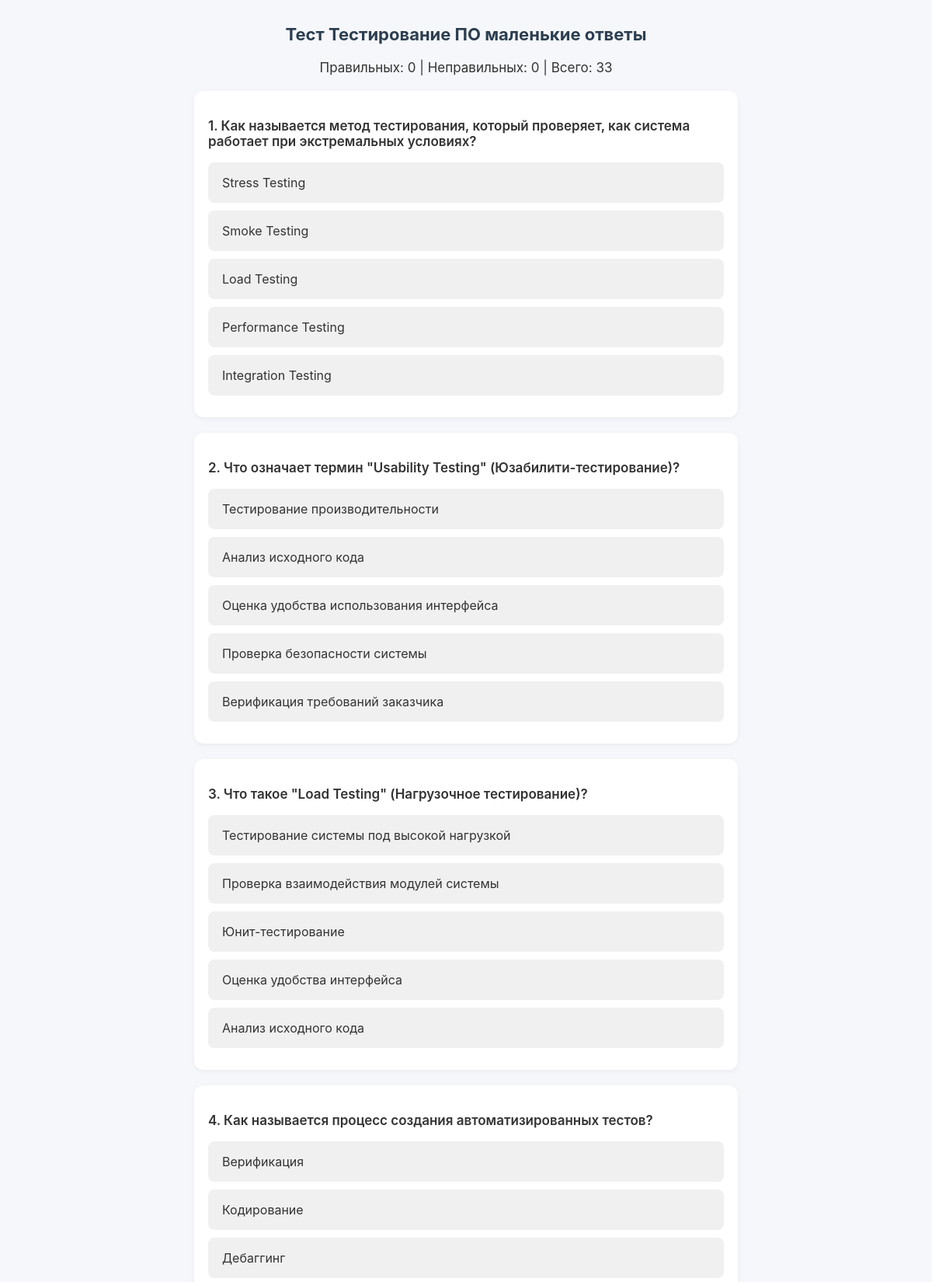
Page /test/9/html (upper part) on the committed database.
### tables this page shows
CREATE TABLE tests (
        id INTEGER PRIMARY KEY AUTOINCREMENT,
        name TEXT NOT NULL,
        created_at TEXT NOT NULL
    );

CREATE TABLE questions (
        id INTEGER PRIMARY KEY AUTOINCREMENT,
        test_id INTEGER,
        text TEXT,
        FOREIGN KEY(test_id) REFERENCES tests(id)
    );

CREATE TABLE variants (
        id INTEGER PRIMARY KEY AUTOINCREMENT,
        question_id INTEGER,
        text TEXT,
        is_correct INTEGER DEFAULT 0,
        FOREIGN KEY(question_id) REFERENCES questions(id)
    );

### app.py (the view)
@app.route("/test/<int:test_id>/html", methods=["GET"])
def take_test_html(test_id):
    conn = sqlite3.connect(app.config["DATABASE"])
    c = conn.cursor()
    c.execute("SELECT name FROM tests WHERE id=?", (test_id,))
    test_name = c.fetchone()[0]
    c.execute("SELECT text, id FROM questions WHERE test_id=?", (test_id,))
    q_raw = c.fetchall()
    questions = []
    for q_text, q_id in q_raw:
        c.execute("SELECT text, is_correct FROM variants WHERE question_id=?", (q_id,))
        variants = [{"text": row[0], "is_correct": bool(row[1])} for row in c.fetchall()]
        random.shuffle(variants)
        questions.append({
            "question_id": q_id,
            "question": q_text,
            "variants": variants
        })
    random.shuffle(questions)
    conn.close()
    return render_template("take_test.html", test_id=test_id, test_name=test_name, questions=questions)

### templates/take_test.html (shortened to what this page needs)
<!doctype html>
<html>
<head>
</head>
<body>
    <h1>Тест {{ test_name }}</h1>
    <div class="stats">
        Правильных: <span id="correct">0</span> |
        Неправильных: <span id="wrong">0</span> |
        Всего: <span id="total">{{ questions|length }}</span>
    </div>
    <div id="quiz">
        {% for q in questions %}
            <div class="question" data-question-id="{{ q.question_id }}">
                <p>{{ loop.index }}. {{ q.question }}</p>
                {% for v in q.variants %}
                    <div class="variant"
                         data-is-correct="{{ '1' if v.is_correct else '0' }}"
                         data-variant-text="{{ v.text }}">
                        {{ v.text }}
                    </div>
                {% endfor %}
            </div>
        {% endfor %}
    </div>
</body>
</html>

### templates/take_test.html (style rules this page uses)
body { font-family: -apple-system, BlinkMacSystemFont, "Segoe UI", Roboto, Arial, sans-serif; background: #f5f7fa; margin: 0; padding: 16px; color: #333; }
h1 { text-align: center; color: #2c3e50; font-size: 22px; margin-bottom: 20px; }
.stats { text-align: center; margin-bottom: 16px; font-size: 17px; }
.question { background: #fff; border-radius: 12px; box-shadow: 0 2px 6px rgba(0,0,0,0.05); margin: 20px auto; padding: 18px; max-width: 700px; width: 100%; box-sizing: border-box; }
.question p { font-weight: 600; font-size: 17px; }
.variant { display: block; padding: 14px 16px; margin: 10px 0; background-color: #f0f0f0; border: 2px solid transparent; border-radius: 8px; cursor: pointer; transition: all 0.2s ease; font-size: 16px; }

### rows in the picture
tests: name "Тестирование ПО маленькие ответы"
questions: question "Как называется метод тестирования, который проверяет, как система работает при экстремальных условиях?"
variants: text "Stress Testing"
variants: text "Smoke Testing"
variants: text "Load Testing"
variants: text "Performance Testing"
variants: text "Integration Testing"
questions: question "Что означает термин \"Usability Testing\" (Юзабилити-тестирование)?"
variants: text "Тестирование производительности"
variants: text "Анализ исходного кода"
variants: text "Оценка удобства использования интерфейса"
variants: text "Проверка безопасности системы"
variants: text "Верификация требований заказчика"
questions: question "Что такое \"Load Testing\" (Нагрузочное тестирование)?"
variants: text "Тестирование системы под высокой нагрузкой"
variants: text "Проверка взаимодействия модулей системы"
variants: text "Юнит-тестирование"
variants: text "Оценка удобства интерфейса"
variants: text "Анализ исходного кода"
questions: question "Как называется процесс создания автоматизированных тестов?"
variants: text "Верификация"
variants: text "Кодирование"
variants: text "Дебаггинг"

### other values in the picture
{{ questions|length }} "33"
